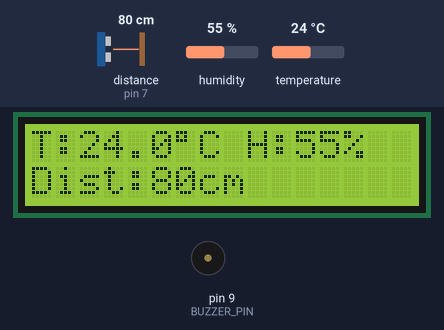
A sketch run on a simulated Arduino Uno, built with avr-gcc and run on an emulated ATmega328P. On the bench: 16×2 character LCD, buzzer (waves = sounding). Wiring (inferred from the names in the program): ultrasonic range finder: trigger pin 6; echo pin 7. The inputs (shaded band) are chosen by the test bench; at power-on: distance to the obstacle (sensor on pin 7) 80 cm, humidity 55 %, temperature 24 °C. The echo pulse lasts 58.3 µs per cm; what the sketch prints to the serial monitor is not drawn.

Above: at 2.6 s.
2.7 s: distance to the obstacle (sensor on pin 7) set to 2 cm
At 4.8 s:
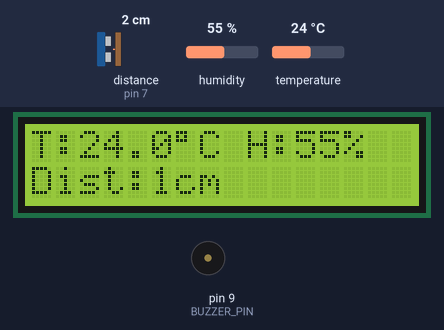
7.5 s: humidity set to 22 %
At 11.2 s:
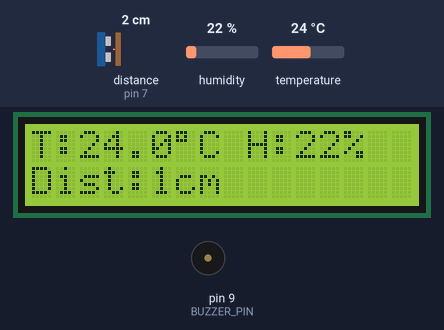
11.5 s: distance to the obstacle (sensor on pin 7) set to 19 cm
At 13.3 s:
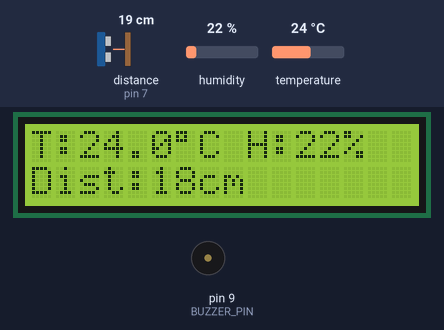
14.3 s: distance to the obstacle (sensor on pin 7) set to 24 cm
At 16.6 s:
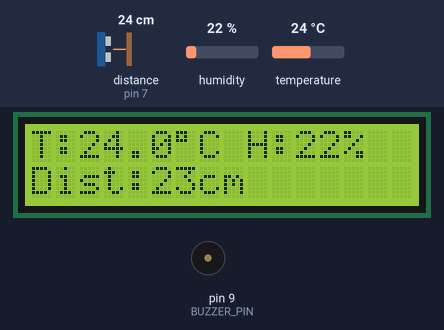
17.5 s: temperature set to 19 °C
At 19.0 s:
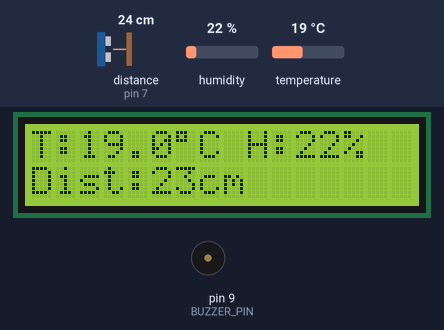
20.3 s: temperature set to 16 °C
At 22.7 s:
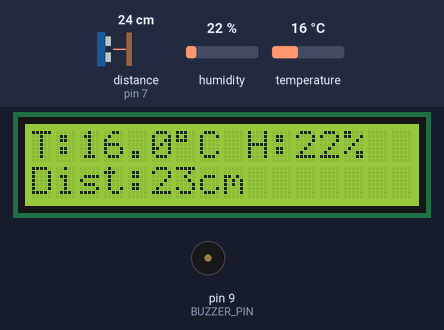
Timing chart, 0 to 24.5 s (numbered marks = the images above; inputs shaded):
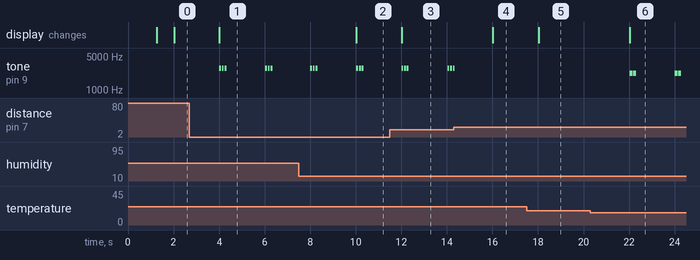

The sketch:

sketch_feb6a.ino
```cpp
#include <DHT.h>
#include <LiquidCrystal.h>

#define DHTPIN 2
#define DHTTYPE DHT11

#define BUZZER_PIN 9
#define TRIG_PIN 6
#define ECHO_PIN 7

// Parallel LCD pins: rs, en, d4, d5, d6, d7
LiquidCrystal lcd(12, 11, 5, 4, 3, 8);

const float TEMP_LOW = 18.0;
const float TEMP_HIGH = 30.0;
const int DIST_CLOSE_CM = 20;

DHT dht(DHTPIN, DHTTYPE);

unsigned long lastSensorMs = 0;
const unsigned long SENSOR_INTERVAL_MS = 2000;

long readDistanceCM() {
  digitalWrite(TRIG_PIN, LOW);
  delayMicroseconds(2);
  digitalWrite(TRIG_PIN, HIGH);
  delayMicroseconds(10);
  digitalWrite(TRIG_PIN, LOW);

  long duration = pulseIn(ECHO_PIN, HIGH, 30000);
  if (duration == 0) return -1;
  return duration / 58;
}

void beepPatternTempAlarm() {
  tone(BUZZER_PIN, 2200, 120);
  delay(160);
  tone(BUZZER_PIN, 2200, 120);
  delay(200);
}

void beepPatternDistanceAlarm() {
  tone(BUZZER_PIN, 2800, 80);
  delay(120);
  tone(BUZZER_PIN, 2800, 80);
  delay(120);
  tone(BUZZER_PIN, 2800, 80);
  delay(200);
}

void setup() {
  Serial.begin(9600);
  pinMode(BUZZER_PIN, OUTPUT);
  pinMode(TRIG_PIN, OUTPUT);
  pinMode(ECHO_PIN, INPUT);

  dht.begin();

  lcd.begin(16, 2);
  lcd.print("Starting...");
  delay(1200);
  lcd.clear();
}

void loop() {
  if (millis() - lastSensorMs >= SENSOR_INTERVAL_MS) {
    lastSensorMs = millis();

    float hum = dht.readHumidity();
    float temp = dht.readTemperature();
    int dist = (int)readDistanceCM();

    bool dhtOk = !(isnan(hum) || isnan(temp));
    bool distAlarm = (dist > 0 && dist <= DIST_CLOSE_CM);
    bool tempAlarm = dhtOk && (temp < TEMP_LOW || temp > TEMP_HIGH);

    // After reading: temp, hum, dist
    if (isnan(temp) || isnan(hum)) {
      Serial.println("ERROR");
    } else {
      Serial.print(millis());
      Serial.print(",");
      Serial.print(temp, 1);
      Serial.print(",");
      Serial.print(hum, 1);
      Serial.print(",");
      Serial.println(dist);  // use -1 if invalid
    }

    lcd.clear();
    lcd.setCursor(0, 0);

    if (dhtOk) {
      lcd.print("T:");
      lcd.print(temp, 1);
      lcd.print((char)223);
      lcd.print("C H:");
      lcd.print(hum, 0);
      lcd.print("%");
    } else {
      lcd.print("DHT11 ERROR");
    }

    lcd.setCursor(0, 1);
    lcd.print("Dist:");
    if (dist > 0) {
      lcd.print(dist);
      lcd.print("cm");
    } else {
      lcd.print("---");
    }

    if (distAlarm) beepPatternDistanceAlarm();
    else if (tempAlarm) beepPatternTempAlarm();
    else noTone(BUZZER_PIN);
  }
}
```

Measured:
- after the input at 2.7 s, tone on pin 9 (BUZZER_PIN): plays 2800 Hz for 0.08 s, 2800 Hz for 0.08 s, 2800 Hz for 0.08 s, 2800 Hz for 0.08 s, 2800 Hz for 0.08 s, 2800 Hz for 0.08 s, starting after 1.3 s; the display: changes after 1.3 s (image 1)
- after the input at 7.5 s, the display: changes after 2.5 s (image 2)
- after the input at 11.5 s, the display: changes after 0.51 s (image 3)
- after the input at 14.3 s, tone on pin 9 (BUZZER_PIN): goes on until 14.4 s, then stays silent; the display: changes after 1.7 s (image 4)
- after the input at 17.5 s, the display: changes after 0.53 s (image 5)
- after the input at 20.3 s, tone on pin 9 (BUZZER_PIN): plays 2200 Hz for 0.12 s, 2200 Hz for 0.12 s, 2200 Hz for 0.12 s, 2200 Hz for 0.12 s, starting after 1.7 s; the display: changes after 1.7 s (image 6)
